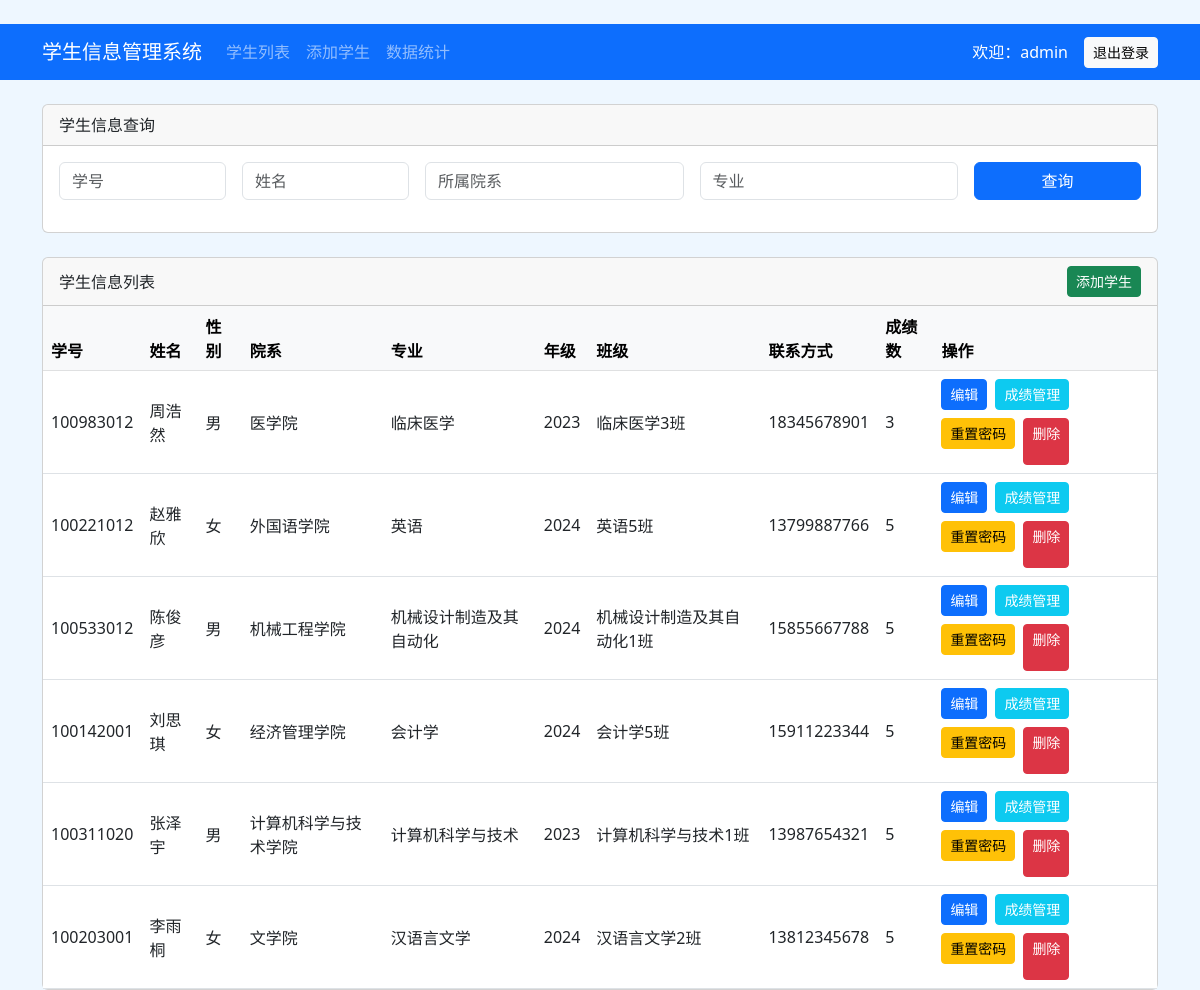
The app's page / (signed in) with its own data.
### app/models.py (models this page shows, shortened)
class Student(models.Model):
    GENDER_CHOICES = (
        ('男', '男'),
        ('女', '女'),
    )
    sno = models.CharField(max_length=20, primary_key=True, verbose_name='学号')
    name = models.CharField(max_length=20, verbose_name='姓名')
    gender = models.CharField(max_length=2, choices=GENDER_CHOICES, default='男', verbose_name='性别')
    dept = models.CharField(max_length=50, verbose_name='所属院系')
    major = models.CharField(max_length=50, verbose_name='专业')
    grade = models.CharField(max_length=10, verbose_name='年级')
    clazz = models.CharField(max_length=20, verbose_name='班级')
    phone = models.CharField(max_length=11, blank=True, null=True, verbose_name='联系方式')
    add_time = models.DateTimeField(auto_now_add=True, verbose_name='添加时间')
    class Meta:
        verbose_name = '学生信息'
        verbose_name_plural = '学生信息'
        ordering = ['-add_time']

### app/views.py (the view)
# urls.py: path('', views.student_list, name='student_list'),
@login_required_decorator
def student_list(request):
    students = _student_queryset().all()
    return render(request, 'student_list.html', {'students': students, 'query_data': {}})

### app/views.py (called while the page is built)
def login_required_decorator(func):
    @wraps(func)
    def wrapper(request, *args, **kwargs):
        if not request.session.get('admin_username'):
            messages.error(request, '请先登录管理员账号。')
            return redirect('login')
        return func(request, *args, **kwargs)
    return wrapper

def _student_queryset():
    return Student.objects.prefetch_related('scores')

### templates/student_list.html (shortened to what this page needs)
﻿<!DOCTYPE html>
<html lang="zh-CN">
<head>
    <link href="https://cdn.jsdelivr.net/npm/bootstrap@5.3.0/dist/css/bootstrap.min.css" rel="stylesheet">
</head>
<body style="background-color: #eef7ff;">
    {% include 'inc/header.html' %}
    <div class="container">
        <div class="card mb-4">
            <div class="card-header">学生信息查询</div>
            <div class="card-body">
                <form method="post" action="{% url 'student_query' %}">
                    <div class="row g-3">
                        <div class="col-md-2">
                            <input type="text" class="form-control" name="sno" placeholder="学号" value="{{ query_data.sno|default:'' }}">
                        </div>
                        <div class="col-md-2">
                            <input type="text" class="form-control" name="name" placeholder="姓名" value="{{ query_data.name|default:'' }}">
                        </div>
                        <div class="col-md-3">
                            <input type="text" class="form-control" name="dept" placeholder="所属院系" value="{{ query_data.dept|default:'' }}">
                        </div>
                        <div class="col-md-3">
                            <input type="text" class="form-control" name="major" placeholder="专业" value="{{ query_data.major|default:'' }}">
                        </div>
                        <div class="col-md-2 d-grid">
                            <button type="submit" class="btn btn-primary">查询</button>
                        </div>
                    </div>
                </form>
            </div>
        </div>
        <div class="card">
            <div class="card-header d-flex justify-content-between align-items-center">
                <span>学生信息列表</span>
                <a href="{% url 'student_add' %}" class="btn btn-success btn-sm">添加学生</a>
            </div>
            <div class="card-body p-0">
                <table class="table table-hover align-middle mb-0">
                    <thead class="table-light">
                        <tr>
                            <th>学号</th>
                            <th>姓名</th>
                            <th>性别</th>
                            <th>院系</th>
                            <th>专业</th>
                            <th>年级</th>
                            <th>班级</th>
                            <th>联系方式</th>
                            <th>成绩数</th>
                            <th>操作</th>
                        </tr>
                    </thead>
                    <tbody>
                        {% for student in students %}
                            <tr>
                                <td>{{ student.sno }}</td>
                                <td>{{ student.name }}</td>
                                <td>{{ student.gender }}</td>
                                <td>{{ student.dept }}</td>
                                <td>{{ student.major }}</td>
                                <td>{{ student.grade }}</td>
                                <td>{{ student.clazz }}</td>
                                <td>{{ student.phone|default:'-' }}</td>
                                <td>{{ student.scores.count }}</td>
                                <td>
                                    <div class="d-flex flex-wrap gap-2">
                                        <a href="{% url 'student_edit' student.sno %}" class="btn btn-primary btn-sm">编辑</a>
                                        <a href="{% url 'student_score_manage' student.sno %}" class="btn btn-info btn-sm text-white">成绩管理</a>
                                        <form method="post" action="{% url 'student_reset_password' student.sno %}">
                                            <button type="submit" class="btn btn-warning btn-sm" onclick="return confirm('确认将该学生密码重置为学号吗？');">重置密码</button>
                                        </form>
                                        <a href="{% url 'student_delete' student.sno %}" class="btn btn-danger btn-sm" onclick="return confirm('确认删除该学生及其账号和成绩吗？');">删除</a>
                                    </div>
                                </td>
                            </tr>
                        {% empty %}
                            <tr>
                                <td colspan="10" class="text-center py-3">暂无学生信息</td>
                            </tr>
                        {% endfor %}
                    </tbody>
                </table>
            </div>
        </div>
    </div>
</body>
</html>

### templates/inc/header.html (shortened to what this page needs)
﻿<nav class="navbar navbar-expand-lg navbar-dark bg-primary mb-4">
    <div class="container">
        <a class="navbar-brand" href="{% url 'student_list' %}">学生信息管理系统</a>
        <div class="collapse navbar-collapse show">
            <ul class="navbar-nav me-auto mb-2 mb-lg-0">
                <li class="nav-item"><a class="nav-link" href="{% url 'student_list' %}">学生列表</a></li>
                <li class="nav-item"><a class="nav-link" href="{% url 'student_add' %}">添加学生</a></li>
                <li class="nav-item"><a class="nav-link" href="{% url 'student_stat' %}">数据统计</a></li>
            </ul>
            <span class="navbar-text text-white me-3">欢迎：{{ request.session.admin_username }}</span>
            <a href="{% url 'logout' %}" class="btn btn-light btn-sm">退出登录</a>
        </div>
    </div>
</nav>

### records on screen
Student: sno "100983012", name "周浩然", gender "男", dept "医学院", major "临床医学", grade "2023", clazz "临床医学3班", phone "18345678901", scores.count "3"
Student: sno "100221012", name "赵雅欣", gender "女", dept "外国语学院", major "英语", grade "2024", clazz "英语5班", phone "13799887766", scores.count "5"
Student: sno "100533012", name "陈俊彦", gender "男", dept "机械工程学院", major "机械设计制造及其自动化", grade "2024", clazz "机械设计制造及其自动化1班", phone "15855667788", scores.count "5"
Student: sno "100142001", name "刘思琪", gender "女", dept "经济管理学院", major "会计学", grade "2024", clazz "会计学5班", phone "15911223344", scores.count "5"
Student: sno "100311020", name "张泽宇", gender "男", dept "计算机科学与技术学院", major "计算机科学与技术", grade "2023", clazz "计算机科学与技术1班", phone "13987654321", scores.count "5"
Student: sno "100203001", name "李雨桐", gender "女", dept "文学院", major "汉语言文学", grade "2024", clazz "汉语言文学2班", phone "13812345678", scores.count "5"

### other values on screen
{{ request.session.admin_username }} "admin"
